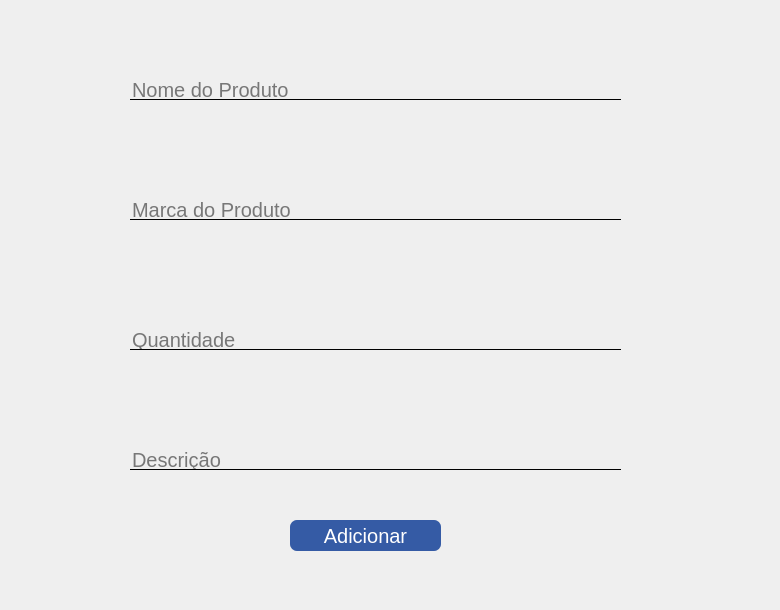
    <widget class="QWidget" name="pag_adicionar_produto">
     <widget class="QLineEdit" name="inp_nome_product">
      <property name="geometry">
       <rect>
        <x>130</x>
        <y>80</y>
        <width>491</width>
        <height>20</height>
       </rect>
      </property>
      <property name="font">
       <font>
        <pointsize>15</pointsize>
       </font>
      </property>
      <property name="styleSheet">
       <string notr="true">QLineEdit {
	border: none;
	border-bottom: 1px solid #000000;
	background-color: transparent;
}</string>
      </property>
      <property name="text">
       <string/>
      </property>
      <property name="placeholderText">
       <string>Nome do Produto</string>
      </property>
     </widget>
     <widget class="QLabel" name="img_design_baixo">
      <property name="geometry">
       <rect>
        <x>0</x>
        <y>340</y>
        <width>121</width>
        <height>151</height>
       </rect>
      </property>
      <property name="text">
       <string/>
      </property>
      <property name="pixmap">
       <pixmap>:/imagens/Group 50imagens2.jpg</pixmap>
      </property>
      <property name="scaledContents">
       <bool>true</bool>
      </property>
     </widget>
     <widget class="QLineEdit" name="inp_quantidade_product">
      <property name="geometry">
       <rect>
        <x>130</x>
        <y>330</y>
        <width>491</width>
        <height>20</height>
       </rect>
      </property>
      <property name="font">
       <font>
        <pointsize>15</pointsize>
       </font>
      </property>
      <property name="styleSheet">
       <string notr="true">QLineEdit {
	border: none;
	border-bottom: 1px solid #000000;
	background-color: transparent;
}</string>
      </property>
      <property name="text">
       <string/>
      </property>
      <property name="placeholderText">
       <string>Quantidade</string>
      </property>
     </widget>
     <widget class="QPushButton" name="btn_registrar_product">
      <property name="geometry">
       <rect>
        <x>290</x>
        <y>520</y>
        <width>151</width>
        <height>31</height>
       </rect>
      </property>
      <property name="font">
       <font>
        <pointsize>15</pointsize>
       </font>
      </property>
      <property name="styleSheet">
       <string notr="true">QPushButton {
	
	border-radius:7px;
	background-color: #355BA5;
	color: white
}</string>
      </property>
      <property name="text">
       <string>Adicionar</string>
      </property>
     </widget>
     <widget class="QLineEdit" name="inp_descricao_product">
      <property name="geometry">
       <rect>
        <x>130</x>
        <y>450</y>
        <width>491</width>
        <height>20</height>
       </rect>
      </property>
      <property name="font">
       <font>
        <pointsize>15</pointsize>
       </font>
      </property>
      <property name="styleSheet">
       <string notr="true">QLineEdit {
	border: none;
	border-bottom: 1px solid #000000;
	background-color: transparent;
}</string>
      </property>
      <property name="text">
       <string/>
      </property>
      <property name="placeholderText">
       <string>Descrição</string>
      </property>
     </widget>
     <widget class="QLineEdit" name="inp_marca_product">
      <property name="geometry">
       <rect>
        <x>130</x>
        <y>200</y>
        <width>491</width>
        <height>20</height>
       </rect>
      </property>
      <property name="font">
       <font>
        <pointsize>15</pointsize>
       </font>
      </property>
      <property name="styleSheet">
       <string notr="true">QLineEdit {
	border: none;
	border-bottom: 1px solid #000000;
	background-color: transparent;
}</string>
      </property>
      <property name="text">
       <string/>
      </property>
      <property name="placeholderText">
       <string>Marca do Produto</string>
      </property>
     </widget>
     <widget class="QLabel" name="img_design_lateral">
      <property name="geometry">
       <rect>
        <x>690</x>
        <y>-10</y>
        <width>81</width>
        <height>601</height>
       </rect>
      </property>
      <property name="text">
       <string/>
      </property>
      <property name="pixmap">
       <pixmap>:/imagens/Group 49tracinhos.jpg</pixmap>
      </property>
      <property name="scaledContents">
       <bool>true</bool>
      </property>
     </widget>
    </widget>
